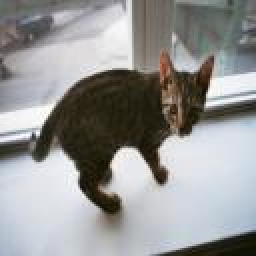
#> input picture data/0.jpg, 128 x 128 px (shown 2 times larger)
$ jupyter execute --allow-errors BiLRP.ipynb   (shell and % lines are left out)
#> lines starting #> are read from the running program, lines starting #| are printed output that depends on the picture
### utils.py
import os
import cv2
import torch
import numpy as np
import copy
import torch.nn as nn
from torch.nn import Module


# [6 lines left out: function set_up_dir, not called in this run]


def load_image(imgfile):
    img = np.array(cv2.imread(imgfile))[...,::-1]/255.0
    return img

def proc_image(imgfile, mean= [0.485, 0.456, 0.406], std= [0.229, 0.224, 0.225] ):
    mean = torch.Tensor(mean).reshape(1,-1,1,1)
    std  = torch.Tensor(std).reshape(1,-1,1,1)
    img = load_image(imgfile)
    X = (torch.FloatTensor(img[np.newaxis].transpose([0,3,1,2])*1) - mean) / std
    return X

def pool(X, stride):
    K = [torch.nn.functional.avg_pool2d(torch.from_numpy(o).unsqueeze(0).unsqueeze(1),kernel_size=stride, stride=stride, padding=0).squeeze().numpy() for o in X]
    return K


# [9 lines left out: function newlayer, not called in this run]


class Flatten(Module):
    r"""
    Flattens a contiguous range of dims into a tensor. For use with :class:`~nn.Sequential`.
    Args:
        start_dim: first dim to flatten (default = 1).
        end_dim: last dim to flatten (default = -1).
    Shape:
        - Input: :math:`(N, *dims)`
        - Output: :math:`(N, \prod *dims)` (for the default case).
    Examples::
        >>> m = nn.Sequential(
        >>>     nn.Conv2d(1, 32, 5, 1, 1),
        >>>     nn.Flatten()
        >>> )
    """
    __constants__ = ['start_dim', 'end_dim']

    # [4 lines left out: function __init__, not called in this run]

    def forward(self, input):
        return input.flatten(self.start_dim, self.end_dim).unsqueeze(2).unsqueeze(3)


class Identity(nn.Module):
    def __init__(self, *args, **kwargs):
        super().__init__()
    def forward(self, x):
        return x


### model/bilrp.py
import torch
import torch.nn as nn
import torch, torch.nn as nn, torch.nn.functional as F
import numpy
from torchvision import datasets, models, transforms
from utils import pool, newlayer, Flatten, Identity
import numpy as np
import os

# [7 lines left out: function vgg_gamma, not called in this run]


class VggLayers(nn.Module):
    def __init__(self, feature_layer, h,w, embedding_size = 100, proj_case='random', device='cuda', seed=1):
        super(VggLayers, self).__init__()
        self.feature_layer = feature_layer
        self.h, self.w =  h,w
        self.proj_case = proj_case
        self.embedding_size = embedding_size
        self.ls = [5,10,17,24,31]
        self.device = device
        self.filter_dict = {'5':64, '10':128, '17':256,  '24':512, '31':512}
        self.size_dict = {'5':2,'10':4, '17':8,  '24':16, '31':32}

        torch.manual_seed(seed)

        if int(self.feature_layer) not in self.ls:
            raise ValueError('Please choose vgg-16 feature_layer from {}.'.format(list(map(str, self.ls))))

        if int(self.feature_layer) in self.ls:
            self.h_proj, self.w_proj = int(self.h/self.size_dict[self.feature_layer]), int(self.w/self.size_dict[self.feature_layer])
            self.encoder= self.vgg_layer(int(self.feature_layer))
            self.proj_dims = int(self.h_proj*self.w_proj*self.filter_dict[self.feature_layer])

        if self.proj_case == 'random':
            self.weight = torch.randn((self.proj_dims,self.embedding_size),  requires_grad=True).to(self.device)
            self.project = self.projection_conv(input_dim=self.proj_dims)
            self.project[0].weight = torch.nn.Parameter(self.weight,requires_grad=True )


    def identity(self):
        return torch.nn.Sequential([Identity()])

    def vgg_layer(self,layer):
        vgg_orig = models.vgg16(pretrained=True)
        layers = list(vgg_orig.features)[:layer]
        return torch.nn.Sequential(*layers)

    def projection_conv(self, input_dim):
        pca = torch.nn.Sequential(*[Flatten(), nn.Conv2d(input_dim, self.embedding_size , (1,1), bias=False),])
        return pca


    # [96 lines left out: functions lrp, forward, compute_branch, bilrp, not called in this run]


### BiLRP.ipynb
<a href="https://colab.research.google.com/github/oeberle/BiLRP_explain_similarity/blob/master/BiLRP.ipynb" target="_parent"></a>

[cell 1]
cd BiLRP_explain_similarity

[cell 2]
import numpy as np
from model.bilrp import VggLayers, vgg_gamma
from utils import load_image, proc_image
from visualization.plotting import plot_relevances, clip, get_alpha

[cell 3]
# Loading image pairs
file1, file2 = 'data/0.jpg', 'data/1.jpg'
img1, img2 = load_image(file1), load_image(file2)
#> call 2 of load_image, with imgfile = 'data/1.jpg'
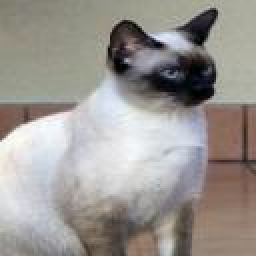
#> input picture data/1.jpg, 128 x 128 px (shown 2 times larger)

# Loading BiLRP-VGG-16 similarity model using feature from layer 31
feature_layer = '31'
h,w = img1.shape[:2]
#> h = 128; w = 128
#> (the rest of this cell did not finish here and is left out)

#model.cuda()
model.eval()

[cell 4]
poolsize = [8]
#> (the rest of this cell did not finish here and is left out)

print(X1.shape, X2.shape)
R = model.bilrp(X1.cuda(),X2.cuda(), poolsize=poolsize, gamma_func=vgg_gamma)

[cell 5]
poolsize = [8]
#> (the rest of this cell did not finish here and is left out)

print(X1.shape, X2.shape)
R = model.bilrp(X1.cuda(),X2.cuda(), poolsize=poolsize, gamma_func=vgg_gamma)

fname = None
clip_func = lambda x: get_alpha(clip(x,clim1=[-0.25,0.25], clim2= [-13,13]), p=2)

indices = np.indices(R.shape)
inds_all = [(i, R[i[0], i[1], i[2], i[3]]) for i in indices.reshape((4, np.prod(indices.shape[1:]))).T]

plot_relevances(inds_all,img1, img2 ,clip_func, poolsize, fname=fname, curvefac=1.7)

[cell 6]
import os
from IPython.display import Image

from ipywidgets import interact, interactive, fixed, interact_manual
import ipywidgets as widgets

fdir = '/content/BiLRP_explain_similarity/data/'


img_file1 = ''

def select_image1(ref_image):
    global img_file1
    img_file1 = ref_image
    display(Image(fdir+img_file1))
    return ref_image

interact(select_image1, ref_image=os.listdir(fdir))
#> the sliders are set to ref_image = 0.jpg
#> the sliders are set to 


#> (the rest of this cell did not finish here and is left out)

#> (a cell that did not finish here is left out)

[cell 8]
import ipywidgets as widgets
from IPython.display import display


a = widgets.IntSlider(value=5, min=0, max=10)

def f1(a):
    display(a)

def f2(a):
    display(a * 2)

out1 = widgets.interactive_output(f1, {'a': a})
out2 = widgets.interactive_output(f2, {'a': a})

display(a)
display(out1)
display(out2)

[cell 9]
from ipywidgets import interact, interactive, fixed, interact_manual
import ipywidgets as widgets

myvar = ''

def f(Books):
    global myvar
    myvar = Books
    return Books

K = interact(f, Books=['a','b','c','d']);
#> the sliders are set to Books = a
#> the sliders are set to 

#> (a cell that did not finish here is left out)

[cell 11]
import ipywidgets as widgets
from IPython.display import display

geo={'USA':['CHI','NYC'],'Russia':['MOW','LED']}
geoWs = {key: widgets.Select(options=geo[key]) for key in geo}

def get_current_state():
    return {'country': i.children[0].value,
            'city': i.children[1].value}

def print_city(**func_kwargs):
    print('func_kwargs', func_kwargs)
    print('i.kwargs', i.kwargs)
    print('get_current_state', get_current_state())

def select_country(country):
    new_i = widgets.interactive(print_city, country=countryW, city=geoWs[country['new']])
    i.children = new_i.children

countryW = widgets.Select(options=list(geo.keys()))
init = countryW.value
#> (the rest of this cell did not finish here and is left out)

#> (a cell that did not finish here is left out)

[cell 13]
caption = widgets.Label(value='The values of range1 and range2 are synchronized')
slider = widgets.IntSlider(min=-5, max=5, value=1, description='Slider')

def handle_slider_change(change):
    caption.value = 'The slider value is ' + (
        'negative' if change.new < 0 else 'nonnegative'
    )

slider.observe(handle_slider_change, names='value')

display(caption, slider)

#> (a cell that did not finish here is left out)

[cell 15]
image1 = widgets.Image()

#> (the rest of this cell did not finish here and is left out)

[cell 16]
from ipywidgets import interact, interactive, fixed, interact_manual
import ipywidgets as widgets

from PIL import Image
img = Image.open('/content/BiLRP_explain_similarity/data/1.jpg').convert('L')
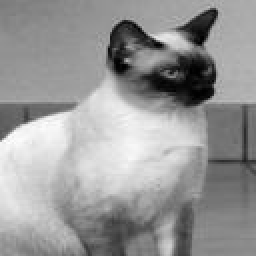
#> img: PIL image 128x128 L (shown 2 times larger); min 0, max 254, mean 151.2
#> the sliders are set to 

#> (the rest of this cell did not finish here and is left out)

[cell 17]
from IPython.display import display
ipw = widgets
output = ipw.Output()

@output.capture()
def f(x):
    print(x**2)
    return x**2

a=ipw.IntSlider(min=-10,max=20,step=1,value=10)
b=ipw.IntText(min=-10,max=20,step=1,value=10)

ipw.jslink((a,'value'),(b,'value'))

wid=ipw.interactive(f, x=a)
#> the sliders are set to x = 10
display(wid,b)
display(output)

[cell 18]
i1 = widgets.Image(file=os.listdir(fdir))
i2 = widgets.Image(file=os.listdir(fdir))


#> (the rest of this cell did not finish here and is left out)

[cell 19]
img_file1 = ''
img_file2 = ''

def select_image1(image_files):
    global img_file1
    img_file1 = image_files
    return image_files

def select_image2(image_files):
    global img_file2
    img_file2 = image_files
    return image_files


def proc():

  interact(select_image1, image_files=os.listdir(fdir))
  interact(select_image2, image_files=os.listdir(fdir))

  file1 = fdir+img_file1
  file2= fdir+img_file2
  #return img2

  print('A', file1, file2)
  display(Image(file1))
  display(Image(file2))

  img1, img2 = load_image(file1), load_image(file2)

  poolsize = [8]
  X1, X2 = proc_image(file1), proc_image(file2)
  print(X1.shape, X2.shape)
  R = model.bilrp(X1.cuda(),X2.cuda(), poolsize=poolsize, gamma_func=vgg_gamma)

  fname = None
  clip_func = lambda x: get_alpha(clip(x,clim1=[-0.25,0.25], clim2= [-13,13]), p=2)

  indices = np.indices(R.shape)
  inds_all = [(i, R[i[0], i[1], i[2], i[3]]) for i in indices.reshape((4, np.prod(indices.shape[1:]))).T]

  plot_relevances(inds_all,img1, img2 ,clip_func, poolsize, fname=fname, curvefac=1.7)


#> (the rest of this cell did not finish here and is left out)

#> the sliders are set to image_files = 0.jpg
#> the sliders are set to image_files = 0.jpg
#> the sliders are set to 
